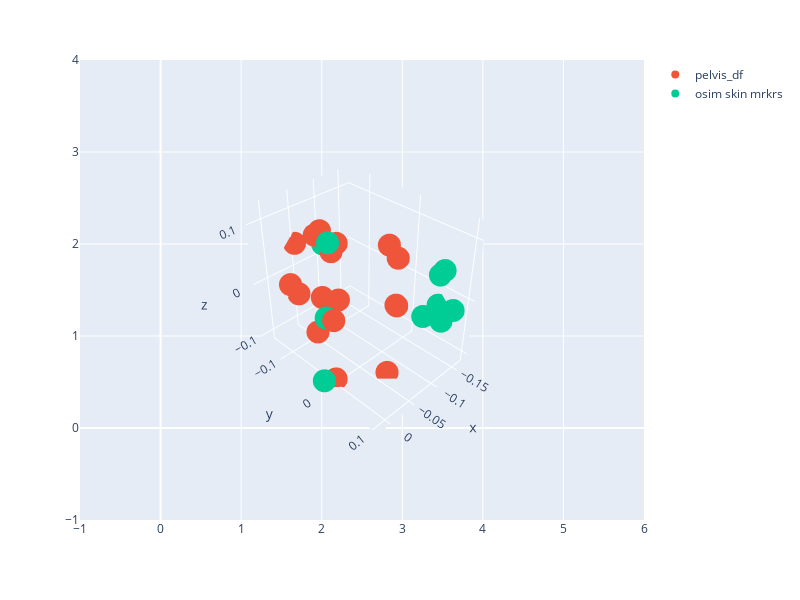

The notebook cell saved with this chart:
### Code cell
import plotly.express as px
import plotly.graph_objects as go
fig = px.scatter(width = 800, height = 600)
fig.add_trace(go.Scatter3d(x = pelvis_df['x'], y = pelvis_df['y'], z=pelvis_df['z'], mode = 'markers', name = 'pelvis_df'))
fig.add_trace(go.Scatter3d(x = mrkrs_pelvis['x'],  
                           y = mrkrs_pelvis['y'], 
                           z = mrkrs_pelvis['z'], mode = 'markers', name = 'osim skin mrkrs'))
fig.update_scenes(aspectmode="data" )
camera = dict(
    up=dict(x=0, y=0, z=1),
    center=dict(x=0, y=0, z=0),
    eye=dict(x=2, y=2, z=2)
)
fig.update_layout(scene_camera=camera)
fig.show()

### Figure 1 — Plotly figure (JSON) as saved in the notebook; plotly's stock layout.template omitted (floating-point values rounded to 4 significant figures)
{"data": [{"hovertemplate": "<extra></extra>", "legendgroup": "", "marker": {"color": "#636efa", "symbol": "circle"}, "mode": "markers", "name": "", "orientation": "v", "showlegend": false, "type": "scatter", "xaxis": "x", "yaxis": "y"}, {"mode": "markers", "name": "pelvis_df", "type": "scatter3d", "x": [-0.0001783, 0.0001783, -0.1294, -0.1292, -4.263e-17, -0.06283, -0.06531, -0.08508, -0.08471, -0.08279, -0.08109, -0.04956, -0.0491, -0.01261, -0.03998, -0.03546, -0.08772], "y": [5.964e-05, -5.964e-05, 0.0005147, -0.000374, 0, 0.04092, 0.04225, -0.085, -0.0835, -0.1194, -0.1185, -0.1397, -0.1383, -0.1086, -0.07994, -0.07888, 0.03488], "z": [-0.1096, 0.1096, -0.04332, 0.0429, 2.211e-16, 0.1099, -0.1119, 0.05102, -0.05239, 0.05968, -0.06356, 0.04302, -0.05004, 0.0003922, 0.08515, -0.0868, -0.001546]}, {"mode": "markers", "name": "osim skin mrkrs", "type": "scatter3d", "x": [0.001902, -0.1551, -0.1474, 0.01923, -0.1298, -0.1662, -0.1616, -0.05191, -0.05191, -0.0929], "y": [-0.003891, 0.06535, 0.07266, -0.003603, 0.1032, 0.05036, 0.05472, -0.07686, -0.07686, 0.07981], "z": [0.1216, 0.03996, -0.04294, -0.1025, 0.003002, 0.01999, -0.03024, 0.0671, -0.0671, 5.672e-18]}], "layout": {"height": 600, "legend": {"tracegroupgap": 0}, "margin": {"t": 60}, "scene": {"aspectmode": "data", "camera": {"center": {"x": 0, "y": 0, "z": 0}, "eye": {"x": 2, "y": 2, "z": 2}, "up": {"x": 0, "y": 0, "z": 1}}}, "width": 800, "xaxis": {"anchor": "y", "domain": [0, 1]}, "yaxis": {"anchor": "x", "domain": [0, 1]}}}
